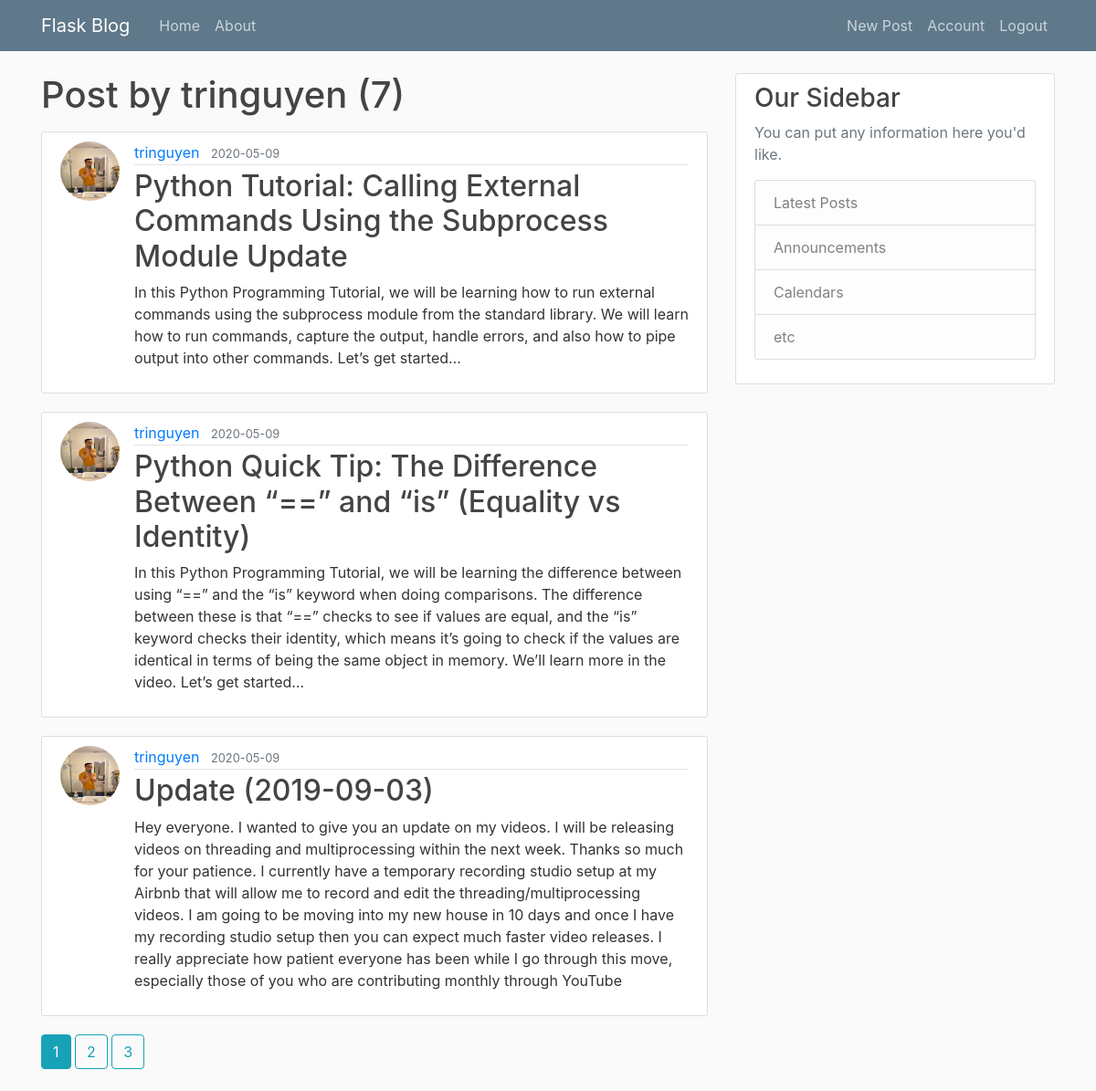
Screenshot of /user/tringuyen  (signed in) with the database file from the repository.
### flaskblog/models.py (models this page shows, shortened)
class User(db.Model,UserMixin):
    id = db.Column(db.Integer, primary_key=True)
    username = db.Column(db.String(20), unique = True, nullable=False)
    email = db.Column(db.String(120), unique=True, nullable=False)
    image_file = db.Column(db.String(20), nullable=False, default='default.jpg')
    password = db.Column(db.String(60), nullable=False)
    posts = db.relationship('Post',backref='author',lazy=True)

class Post(db.Model):
    id = db.Column(db.Integer,primary_key=True)
    title = db.Column(db.String(100),nullable=False)
    date_posted = db.Column(db.DateTime, nullable=False,default = datetime.utcnow)
    content = db.Column(db.Text, nullable = False)
    user_id = db.Column(db.Integer, db.ForeignKey('user.id'),nullable=False)

### flaskblog/users/routes.py (the view)
@users.route("/user/<string:username>")
def user_posts(username):
    page = request.args.get('get',1,type=int)
    user = User.query.filter_by(username=username).first_or_404()
    posts = Post.query.filter_by(author=user)\
            .order_by(Post.date_posted.desc())\
            .paginate(page=page,per_page=3)
    return render_template('user_posts.html',posts=posts,user=user)

### flaskblog/models.py (called while the page is built)
@login_manager.user_loader
def load_user(user_id):
    return User.query.get(int(user_id))

### flaskblog/templates/user_posts.html
{% extends "layout.html"%}
{% block content%}
    <h1 class="mb-3"> Post by {{ user.username }} ({{ posts.total }})</h1>
    {% for post in posts.items %}
        <article class="media content-section">
            <img class = "rounded-circle article-img" src="{{ url_for('static',filename='profile_pics/' + post.author.image_file) }} ">
          <div class="media-body">
            <div class="article-metadata">
              <a class="mr-2" href="{{ url_for('users.user_posts',username=post.author.username) }}">{{ post.author.username }}</a>
              <small class="text-muted">{{ post.date_posted.strftime('%Y-%m-%d') }}</small>
            </div>
            <h2><a class="article-title" href="{{ url_for('posts.post',post_id = post.id) }}">{{ post.title }}</a></h2>
            <p class="article-content">{{ post.content }}</p>
          </div>
        </article>
    {% endfor %}
    {% for page_num in posts.iter_pages(left_edge=1,right_edge=1,left_current=1,right_current=2) %}
        {% if page_num %}
            {% if posts.page == page_num%}
                <a class="btn btn-info mb-4" href="{{url_for('users.user_posts',username=user.username,page=page_num)}}">{{page_num}}</a>
            {% else %}
                <a class="btn btn-outline-info mb-4" href="{{url_for('users.user_posts',username=user.username,page=page_num)}}">{{page_num}}</a>
            {% endif %}
        {%else%}
            ...
        {% endif %}
    {% endfor %}
{% endblock content%}

### flaskblog/static/main.css (style rules this page uses)
body { background: #fafafa; color: #333333; margin-top: 5rem; }
h1, h2, h3, h4, h5, h6 { color: #444444; }
.content-section { background: #ffffff; padding: 10px 20px; border: 1px solid #dddddd; border-radius: 3px; margin-bottom: 20px; }
.article-title { color: #444444; }
.article-content { white-space: pre-line; }
.article-img { height: 65px; width: 65px; margin-right: 16px; }
.article-metadata { padding-bottom: 1px; margin-bottom: 4px; border-bottom: 1px solid #e3e3e3 }

### rows the page displays
User: username "tringuyen"
Post: image_file (picture), author.username "tringuyen", date_posted "2020-05-09", title "Python Tutorial: Calling External Commands Using the Subprocess Module Update", content "In this Python Programming Tutorial, we will be learning how to run external commands using the subprocess module from the standard library. We will learn how to run commands, capture the output, handle errors, and also how to pipe output into other commands. Let’s get started…"
Post: image_file (picture), author.username "tringuyen", date_posted "2020-05-09", title "Python Quick Tip: The Difference Between “==” and “is” (Equality vs Identity)", content "In this Python Programming Tutorial, we will be learning the difference between using “==” and the “is” keyword when doing comparisons. The difference between these is that “==” checks to see if values are equal, and the “is” keyword checks their identity, which means it’s going to check if the values are identical in terms of being the same object in memory. We’ll learn more in the video. Let’s get started…"
Post: image_file (picture), author.username "tringuyen", date_posted "2020-05-09", title "Update (2019-09-03)", content "Hey everyone. I wanted to give you an update on my videos. I will be releasing videos on threading and multiprocessing within the next week. Thanks so much for your patience. I currently have a temporary recording studio setup at my Airbnb that will allow me to record and edit the threading/multiprocessing videos. I am going to be moving into my new house in 10 days and once I have my recording studio setup then you can expect much faster video releases. I really appreciate how patient everyone has been while I go through this move, especially those of you who are contributing monthly through YouTube"

### other values shown
{{ posts.total }} "7"
{{ page_num }} "1"
{{ page_num }} "2" "3"
